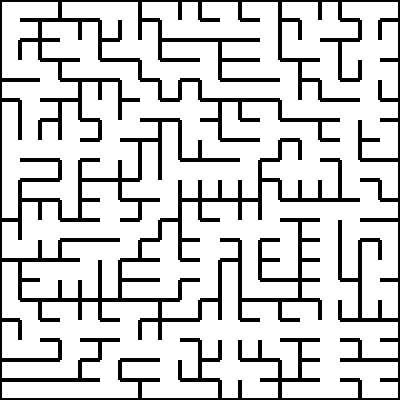
#> input picture Task -1/section-2/maze09.jpg, 400 x 400 px
$ python section2.py   (Python 2 division)
#> lines starting #> are read from the running program, lines starting #| are printed output that depends on the picture; after the words box and inside, x2 and y2 are one past the last pixel; in counts of white or black regions, pixels touching at a corner belong together
import numpy as np
import cv2

## The readImage function takes a file path as argument and returns image in binary form.
## You can copy the code you wrote for section1.py here.
def readImage(filePath):
    #############  Add your Code here   ###############

#> called with filePath = 'maze09.jpg'
    img=cv2.imread(filePath,0)
#> img is the input picture: shape (400, 400); min 0, max 255, mean 206.1
    _,thresh = cv2.threshold(img,127,255,cv2.THRESH_BINARY)
#> thresh: shape (400, 400); 80.8% white; 1 black region, box (x1, y1, x2, y2) and area: (0, 0, 400, 400) 30644
    binaryImage=thresh


    ###################################################
    return binaryImage

## The findNeighbours function takes a maze image and row and column coordinates of a cell as input arguments
## and returns a stack consisting of all the neighbours of the cell as output.
## Note :- Neighbour refers to all the adjacent cells one can traverse to from that cell provided only horizontal
## and vertical traversal is allowed.
## You can copy the code you wrote for section1.py here.
def findNeighbours(img,row,column):
    neighbours = []
    #############  Add your Code here   ###############

    arr=[]
    arr1=[]
    arr2=[]
    arr3=[]
    x =row;
    y =column;
    aa=0;
    if img[(x+1)*20-1,(y+1)*20-11] == 0 or img[(x+1)*20-1,(y+1)*20-11]== 1 or img[(x+1)*20-1,(y+1)*20-11] == 2:
        aa=1;
    elif img[(x+1)*20-1,(y+1)*20-11] == 253 or img[(x+1)*20-1,(y+1)*20-11] == 254 or img[(x+1)*20-1,(y+1)*20-11] == 255:
        aa=1;
        arr.append([])
        arr[0].append(x+1)
        arr[0].append(y)


    if img[(x+1)*20-11,(y+1)*20-1] == 0 or img[(x+1)*20-11,(y+1)*20-1] == 1 or img[(x+1)*20-11,(y+1)*20-1] == 2:
        aa=1;
    elif img[(x+1)*20-11,(y+1)*20-1] == 253 or img[(x+1)*20-11,(y+1)*20-1] == 254 or img[(x+1)*20-11,(y+1)*20-1] == 255:
        aa=1;
        arr1.append([])
        arr1[0].append(x)
        arr1[0].append(y+1)

    if img[(x+1)*20-21,(y+1)*20-11] == 0 or img[(x+1)*20-21,(y+1)*20-11] == 1 or img[(x+1)*20-21,(y+1)*20-11] == 2:
        aa=1;
    elif img[(x+1)*20-21,(y+1)*20-11] == 253 or img[(x+1)*20-21,(y+1)*20-11] == 254 or img[(x+1)*20-21,(y+1)*20-11] == 255:
        aa=1;
        arr2.append([])
        arr2[0].append(x-1)
        arr2[0].append(y)

    if img[(x+1)*20-11,(y+1)*20-21] == 0 or img[(x+1)*20-11,(y+1)*20-21] == 1 or img[(x+1)*20-11,(y+1)*20-21] == 2:
        aa=1;
    elif img[(x+1)*20-11,(y+1)*20-21] == 253 or img[(x+1)*20-11,(y+1)*20-21] == 254 or img[(x+1)*20-11,(y+1)*20-21] == 255:
        aa=1;
        arr3.append([])
        arr3[0].append(x)
        arr3[0].append(y-1)


    #print arr+arr1+arr2+arr3
    neighbours=arr+arr1+arr2+arr3
    ###################################################
    return neighbours

def colourCell(img,row,column,colorVal):
    x=int(row);
    y=int(column);
    img[(x+1)*20-20:20*(x+1)-1,(y+1)*20-20:20*(y+1)-1]=int(colorVal)
    #############  Add your Code here   ###############


    ###################################################
    return img

##  Function that accepts some arguments from user and returns the graph of the maze image.
def buildGraph(img,breadth,length):  ## You can pass your own arguments in this space.
    graph={}
    i=0;

    #############  Add your Code here   ###############
    while(i<breadth):
        j=0;
        while(j<length):
            key= str(i)+','+str(j);

            neigh=findNeighbours(img,i,j);

            k=0;
            while(k<len(neigh)):
                graph[key]=neigh;
                k+=1;
            j+=1
        i+=1;

    return graph;


    ###################################################


##  Finds shortest path between two coordinates in the maze. Returns a set of coordinates from initial point
##  to final point.
def findPath(graph, start, end, path=[]):
        strt=str(start[0])+','+str(start[1]);
        end_nd=str(end[0])+','+str(end[1]);
        path = path + [strt]


        if strt == end_nd:
            return path
        for node in graph[strt]:

            test=str(node[0])+','+str(node[1]);
            if test not in path:
                newpath = findPath(graph, node, end, path)

                if newpath:
                    return newpath
        return None


## This is the main function where all other functions are called. It accepts filepath
## of an image as input. You are not allowed to change any code in this function.
def main(filePath, flag = 0):
    img = readImage(filePath)      ## Read image with specified filepath.
    print img.shape
#| (400, 400)
    breadth = img.shape[0]/20          ## Breadthwise number of cells
#> breadth = 20
    length = img.shape[1]/20           ## Lengthwise number of cells
#> length = 20
    if length == 10:
        initial_point = (0,0)      ## Start coordinates for maze solution
        final_point = (9,9)        ## End coordinates for maze solution
    else:
        initial_point = (0,0)
        final_point = (19,19)

    graph = buildGraph(img,breadth,length)       ## Build graph from maze image. Pass arguments as required.

    shortestPath = findPath(graph,initial_point,final_point)  ## Find shortest path. Pass arguments as required.
#> the loop in findPath, `for node in graph[strt]: ` made 1 pass
#> node on pass 1: [1, 0]
    print shortestPath             ## Print shortest path to verify
#> (printed output is left out)
    string = str(shortestPath) + "\n"
    for i in shortestPath:         ## Loop to paint the solution path.
        my_list=i.split(",");

        img = colourCell(img, my_list[0], my_list[1], 200)
#> this loop made 51 passes
#> i on passes 1 to 12: '0,0', '1,0', '2,0', '3,0', '3,1', '3,2', '4,2', '4,1', '5,1', '6,1', '7,1', '7,2'
#> pass 1, in main, `img = colourCell(img, my_list[0], my_list[1], 200)`:
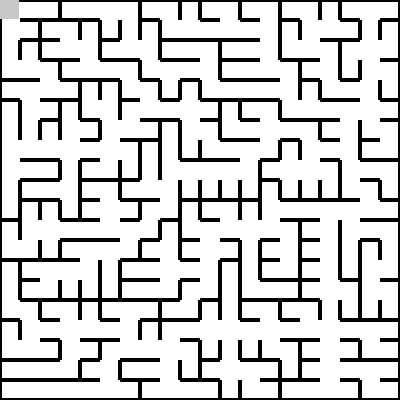
#> img: shape (400, 400); min 0, max 255, mean 206.2
#> pass 2, in main, `img = colourCell(img, my_list[0], my_list[1], 200)`:
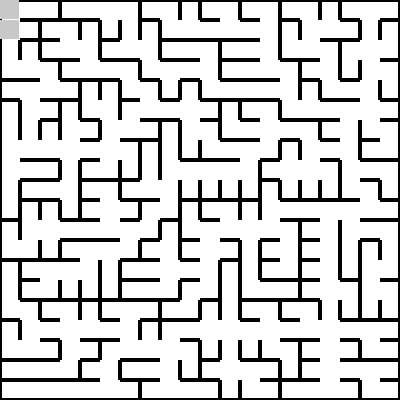
#> img: shape (400, 400); 0.23% of pixels changed, all inside (x1, y1, x2, y2) = (0, 20, 19, 39)
#> pass 3, in main, `img = colourCell(img, my_list[0], my_list[1], 200)`:
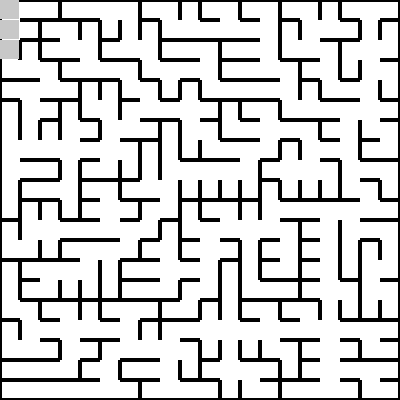
#> img: shape (400, 400); 0.23% of pixels changed, all inside (x1, y1, x2, y2) = (0, 40, 19, 59)
#> after the loop:
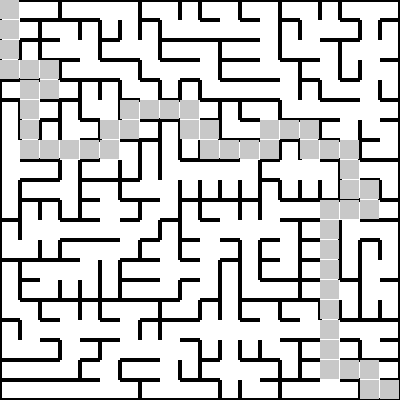
#> img: shape (400, 400); 10.83% of pixels changed, all inside (x1, y1, x2, y2) = (0, 60, 399, 399)
    if __name__ == '__main__':     ## Return value for main() function.
        return img
    else:
        if flag == 0:
            return string
        else:
            return graph

## The main() function is called here. Specify the filepath of image in the space given.
if __name__ == '__main__':
    filePath = 'maze09.jpg'        ## File path for test image
    img = main(filePath)           ## Main function call
    cv2.imshow('canvas', img)
    cv2.waitKey(0)
    cv2.destroyAllWindows()

$ run again, with Task -1/section-2/maze00.jpg copied over Task -1/section-2/maze09.jpg
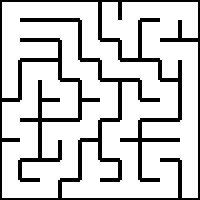
#> input picture Task -1/section-2/maze00.jpg, 200 x 200 px
#> in readImage, img is the input picture: shape (200, 200); min 0, max 255, mean 205.4
#> thresh: shape (200, 200); 80.6% white; 1 black region, box (x1, y1, x2, y2) and area: (0, 0, 200, 200) 7772
#| (200, 200)
#> the loop in findPath, `for node in graph[strt]: ` made 2 passes
#> node on passes 1 to 2: [1, 0], [0, 1]
#| ['0,0', '0,1', '0,2', '0,3', '0,4', '1,4', '2,4', '2,5', '3,5', '3,6', '3,7', '4,7', '4,8', '5,8', '5,7', '5,6', '6,6', '6,5', '7,5', '7,6', '8,6', '9,6', '9,7', '9,8', '8,8', '8,7', '7,7', '7,8', '7,9', '8,9', '9,9']
#> the loop in main, `for i in shortestPath:` made 31 passes
#> i on passes 1 to 8: '0,0', '0,1', '0,2', '0,3', '0,4', '1,4', '2,4', '2,5'
#> pass 1, in main, `img = colourCell(img, my_list[0], my_list[1], 200)`:
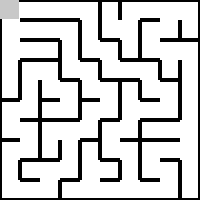
#> img: shape (200, 200); min 0, max 255, mean 205.4
#> after the loop in main, `for i in shortestPath:`:
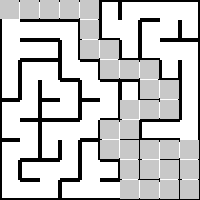
#> img: shape (200, 200); min 0, max 255, mean 200.6

$ run again, with Task -1/section-2/maze01.jpg copied over Task -1/section-2/maze09.jpg
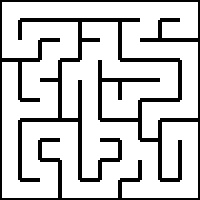
#> input picture Task -1/section-2/maze01.jpg, 200 x 200 px
#> in readImage, img is the input picture: shape (200, 200); min 0, max 255, mean 205.1
#> thresh: shape (200, 200); 80.5% white; 1 black region, box (x1, y1, x2, y2) and area: (0, 0, 200, 200) 7816
#| (200, 200)
#> the loop in findPath, `for node in graph[strt]: ` made 1 pass
#> node on pass 1: [1, 0]
#> (printed output is left out)
#> the loop in main, `for i in shortestPath:` made 41 passes
#> i on passes 1 to 8: '0,0', '1,0', '2,0', '2,1', '1,1', '1,2', '1,3', '2,3'
#> pass 1, in main, `img = colourCell(img, my_list[0], my_list[1], 200)`:
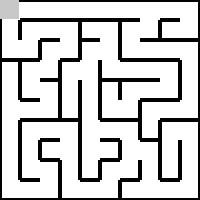
#> img: shape (200, 200); min 0, max 255, mean 205.1
#> after the loop in main, `for i in shortestPath:`:
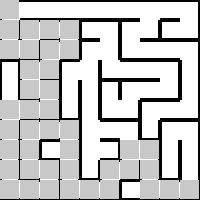
#> img: shape (200, 200); min 0, max 255, mean 198.4

$ run again, with Task -1/section-2/maze02.jpg copied over Task -1/section-2/maze09.jpg
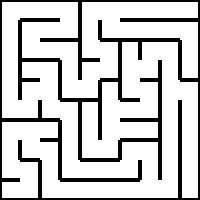
#> input picture Task -1/section-2/maze02.jpg, 200 x 200 px
#> in readImage, img is the input picture: shape (200, 200); min 0, max 255, mean 205
#> thresh: shape (200, 200); 80.4% white; 1 black region, box (x1, y1, x2, y2) and area: (0, 0, 200, 200) 7832
#| (200, 200)
#> the loop in findPath, `for node in graph[strt]: ` made 1 pass
#> node on pass 1: [1, 0]
#> (printed output is left out)
#> the loop in main, `for i in shortestPath:` made 33 passes
#> i on passes 1 to 8: '0,0', '1,0', '2,0', '3,0', '4,0', '5,0', '5,1', '4,1'
#> pass 1, in main, `img = colourCell(img, my_list[0], my_list[1], 200)`:
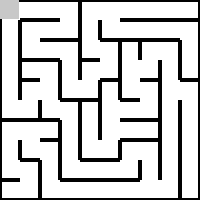
#> img: shape (200, 200); min 0, max 255, mean 205
#> after the loop in main, `for i in shortestPath:`:
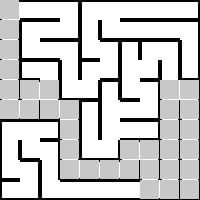
#> img: shape (200, 200); min 0, max 255, mean 200
